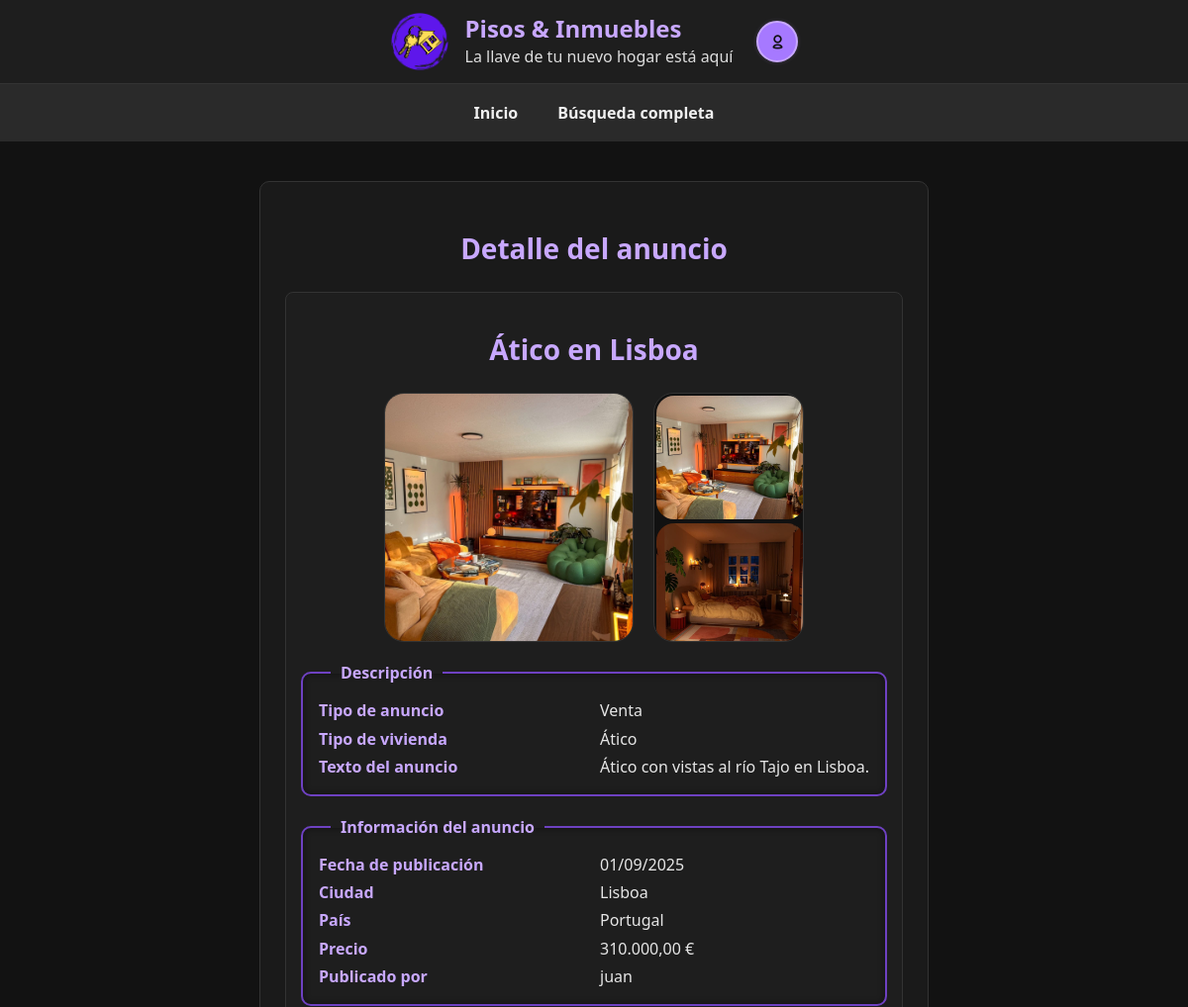
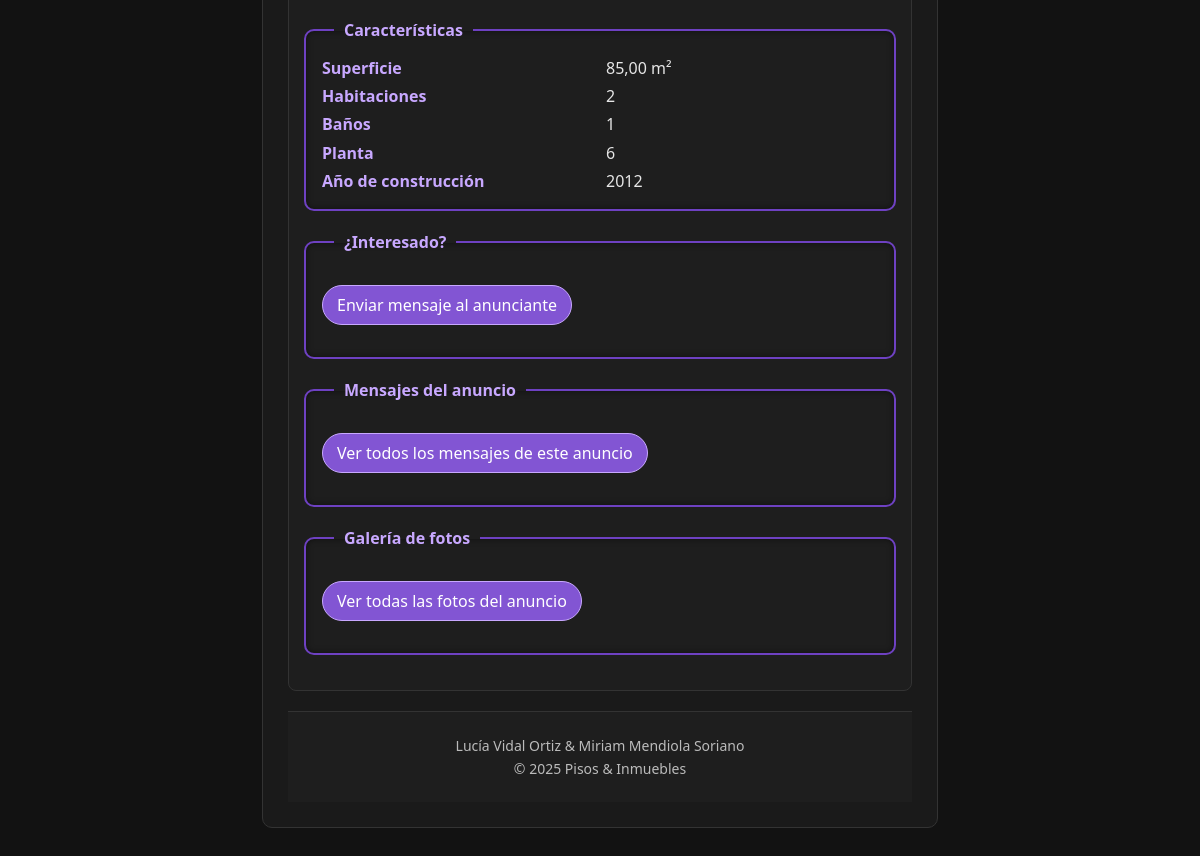
The app's page /detalle_anuncio.php?id=5 (signed in) with its own data (2 pictures, top to bottom).
### tables this page shows
CREATE TABLE `anuncios` (
  `IdAnuncio` int(10) UNSIGNED NOT NULL,
  `TAnuncio` tinyint(3) UNSIGNED NOT NULL,
  `TVivienda` tinyint(3) UNSIGNED NOT NULL,
  `FPrincipal` varchar(255) DEFAULT NULL,
  `Alternativo` varchar(255) NOT NULL,
  `Titulo` varchar(255) NOT NULL,
  `Precio` decimal(10,2) NOT NULL,
  `Texto` text DEFAULT NULL,
  `Ciudad` varchar(100) DEFAULT NULL,
  `Pais` int(10) UNSIGNED DEFAULT NULL,
  `Superficie` decimal(10,2) DEFAULT NULL,
  `NHabitaciones` int(10) UNSIGNED DEFAULT NULL,
  `NBanyos` int(10) UNSIGNED DEFAULT NULL,
  `Planta` int(11) DEFAULT NULL,
  `Anyo` int(11) DEFAULT NULL,
  `FRegistro` datetime NOT NULL DEFAULT current_timestamp(),
  `Usuario` int(10) UNSIGNED NOT NULL
);

CREATE TABLE `fotos` (
  `IdFoto` int(10) UNSIGNED NOT NULL,
  `Titulo` varchar(255) DEFAULT NULL,
  `Foto` varchar(255) NOT NULL,
  `Alternativo` varchar(255) NOT NULL,
  `Anuncio` int(10) UNSIGNED NOT NULL
);

CREATE TABLE `tiposanuncios` (
  `IdTAnuncio` tinyint(3) UNSIGNED NOT NULL,
  `NomTAnuncio` varchar(50) NOT NULL
);

CREATE TABLE `tiposviviendas` (
  `IdTVivienda` tinyint(3) UNSIGNED NOT NULL,
  `NomTVivienda` varchar(50) NOT NULL
);

CREATE TABLE `paises` (
  `IdPais` int(10) UNSIGNED NOT NULL,
  `NomPais` varchar(100) NOT NULL
);

CREATE TABLE `usuarios` (
  `IdUsuario` int(10) UNSIGNED NOT NULL,
  `NomUsuario` varchar(15) NOT NULL,
  `Clave` varchar(255) NOT NULL,
  `Email` varchar(254) NOT NULL,
  `Sexo` tinyint(3) UNSIGNED DEFAULT NULL,
  `FNacimiento` date DEFAULT NULL,
  `Ciudad` varchar(100) DEFAULT NULL,
  `Pais` int(10) UNSIGNED DEFAULT NULL,
  `Foto` varchar(255) DEFAULT NULL,
  `FRegistro` datetime NOT NULL DEFAULT current_timestamp(),
  `Estilo` int(10) UNSIGNED DEFAULT NULL
);

### detalle_anuncio.php (called while the page is built, shortened)
<?php
require_once("cabecera.inc");
require_once("inicio.inc");
$id = isset($_GET['id']) ? (int)$_GET['id'] : 0;
$mysqli = obtenerConexion();
$sql = "SELECT
            a.IdAnuncio,
            a.TAnuncio,
            ta.NomTAnuncio,
            a.TVivienda,
            tv.NomTVivienda,
            a.FPrincipal,
            a.Alternativo,
            a.Titulo,
            a.Texto,
            a.FRegistro,
            a.Ciudad,
            p.NomPais AS NomPais,
            a.Precio,
            a.Superficie,
            a.NHabitaciones,
            a.NBanyos,
            a.Planta,
            a.Anyo,
            a.Usuario,
            u.NomUsuario
        FROM Anuncios a
        LEFT JOIN TiposAnuncios  ta ON a.TAnuncio  = ta.IdTAnuncio
        LEFT JOIN TiposViviendas tv ON a.TVivienda = tv.IdTVivienda
        LEFT JOIN Paises         p  ON a.Pais      = p.IdPais
        LEFT JOIN Usuarios       u  ON a.Usuario   = u.IdUsuario
        WHERE a.IdAnuncio = $id";
$result = $mysqli->query($sql);
$anuncio = $result->fetch_assoc();
$fotos_secundarias = [];
$sqlFotos = "SELECT Foto, Alternativo
             FROM Fotos
             WHERE Anuncio = $id
             ORDER BY IdFoto";
if ($resFotos = $mysqli->query($sqlFotos)) {
    while ($filaFoto = $resFotos->fetch_assoc()) {
        $fotos_secundarias[] = $filaFoto;
    }
}
$fotoPrincipal = $anuncio['FPrincipal'] ?? '';
$tipoVivienda  = $anuncio['NomTVivienda'] ?? '';
$ciudad        = $anuncio['Ciudad'] ?? '';
$pais          = $anuncio['NomPais'] ?? '';
$precio        = $anuncio['Precio'];
$precioFmt = is_null($precio) ? '' : number_format($precio, 2, ',', '.') . ' €';
$titulo        = htmlspecialchars($anuncio['Titulo']        ?? '', ENT_QUOTES, 'UTF-8');
$tipoAnuncio   = htmlspecialchars($anuncio['NomTAnuncio']   ?? '', ENT_QUOTES, 'UTF-8');
$tipoViviendaH = htmlspecialchars($tipoVivienda             ?? '', ENT_QUOTES, 'UTF-8');
$texto         = htmlspecialchars($anuncio['Texto']         ?? '', ENT_QUOTES, 'UTF-8');
$fechaRaw      = $anuncio['FRegistro'];
$fechaPub      = $fechaRaw ? date('d/m/Y', strtotime($fechaRaw)) : '';
$ciudadH       = htmlspecialchars($ciudad ?? '', ENT_QUOTES, 'UTF-8');
$paisH         = htmlspecialchars($pais   ?? '', ENT_QUOTES, 'UTF-8');
$precioH       = $precioFmt;
$usuarioPub    = htmlspecialchars($anuncio['NomUsuario'] ?? '', ENT_QUOTES, 'UTF-8');
$superficie    = $anuncio['Superficie'];
$habitaciones  = $anuncio['NHabitaciones'];
$banyos        = $anuncio['NBanyos'];
$planta        = $anuncio['Planta'];
$anyo          = $anuncio['Anyo'];
$fotoPrincipalH = htmlspecialchars($fotoPrincipal ?? '', ENT_QUOTES, 'UTF-8');
$altPrincipal   = htmlspecialchars($anuncio['Alternativo'] ?? 'Foto principal del anuncio', ENT_QUOTES, 'UTF-8');
$enlaceMensaje = true;
$enlaceFotos   = true;
require("mostrar_anuncio.inc.php");
require_once("footer.inc");
?>

### mostrar_anuncio.inc.php (the view)
<article>
  <h2><?php echo $titulo; ?></h2>
  <div class="imagenes">
    <div class="imagen_principal">
      <?php if (!empty($fotoPrincipalH)) { ?>
        <img src="<?php echo $fotoPrincipalH; ?>" alt="<?php echo $altPrincipal; ?>">
      <?php } else { ?>
        <img src="img/foto_piso.jpg" alt="Foto principal no disponible">
      <?php } ?>
    </div>
    <div class="imagen_secundaria">
      <?php if (!empty($fotos_secundarias)): ?>
        <?php foreach ($fotos_secundarias as $f):
          $fichero = htmlspecialchars($f['Foto'] ?? '', ENT_QUOTES, 'UTF-8');
          $altSec  = htmlspecialchars($f['Alternativo'] ?? 'Foto adicional', ENT_QUOTES, 'UTF-8');
        ?>
          <img src="<?php echo $fichero; ?>" alt="<?php echo $altSec; ?>">
        <?php endforeach; ?>
      <?php else: ?>
        <p>No hay fotos adicionales para este anuncio.</p>
      <?php endif; ?>
    </div>
  </div>
  <fieldset>
    <legend>Descripción</legend>
    <dl>
      <dt>Tipo de anuncio</dt>
      <dd><?php echo $tipoAnuncio; ?></dd>
      <dt>Tipo de vivienda</dt>
      <dd><?php echo $tipoViviendaH; ?></dd>
      <dt>Texto del anuncio</dt>
      <dd><?php echo nl2br($texto); ?></dd>
    </dl>
  </fieldset>
  <fieldset>
    <legend>Información del anuncio</legend>
    <dl>
      <dt>Fecha de publicación</dt>
      <dd><?php echo htmlspecialchars($fechaPub, ENT_QUOTES, 'UTF-8'); ?></dd>
      <dt>Ciudad</dt>
      <dd><?php echo $ciudadH; ?></dd>
      <dt>País</dt>
      <dd><?php echo $paisH; ?></dd>
      <dt>Precio</dt>
      <dd><?php echo htmlspecialchars($precioH, ENT_QUOTES, 'UTF-8'); ?></dd>
      <dt>Publicado por</dt>
      <dd><?php echo $usuarioPub; ?></dd>
    </dl>
  </fieldset>
  <fieldset>
    <legend>Características</legend>
    <dl>
      <?php if (!is_null($superficie)): ?>
        <dt>Superficie</dt>
        <dd><?php echo htmlspecialchars(number_format($superficie, 2, ',', '.') . ' m²', ENT_QUOTES, 'UTF-8'); ?></dd>
      <?php endif; ?>
      <?php if (!is_null($habitaciones)): ?>
        <dt>Habitaciones</dt>
        <dd><?php echo (int)$habitaciones; ?></dd>
      <?php endif; ?>
      <?php if (!is_null($banyos)): ?>
        <dt>Baños</dt>
        <dd><?php echo (int)$banyos; ?></dd>
      <?php endif; ?>
      <?php if (!is_null($planta)): ?>
        <dt>Planta</dt>
        <dd><?php echo htmlspecialchars($planta, ENT_QUOTES, 'UTF-8'); ?></dd>
      <?php endif; ?>
      <?php if (!is_null($anyo)): ?>
        <dt>Año de construcción</dt>
        <dd><?php echo (int)$anyo; ?></dd>
      <?php endif; ?>
    </dl>
  </fieldset>
  <?php if(isset($enlaceMensaje) && $enlaceMensaje): ?>
  <fieldset>
    <legend>¿Interesado?</legend>
    <p>
      <a class="enlaces" href="enviar_mensaje.php?id=<?php echo $id; ?>">
        Enviar mensaje al anunciante
      </a>
    </p>
  </fieldset>
  <?php endif; ?>
  <fieldset>
    <legend>Mensajes del anuncio</legend>
    <p>
      <a class="enlaces" href="mensajes.php?id=<?php echo $id; ?>">
        Ver todos los mensajes de este anuncio
      </a>
    </p>
  </fieldset>
  <?php if(isset($enlaceFotos) && $enlaceFotos): ?>
  <fieldset>
    <legend>Galería de fotos</legend>
    <p>
      <a class="enlaces" href="ver_fotos.php?id=<?php echo $id; ?>">Ver todas las fotos del anuncio</a>
    </p>
  </fieldset>
  <?php endif; ?>
</article>

### modo-oscuro.css (style rules this page uses)
html { background-color: #121212; font-family: 'Segoe UI', Tahoma, Geneva, Verdana, sans-serif; color: #f0f0f0; }
html, body { height: 100%; margin: 0; padding: 0; display: flex; flex-direction: column; overflow-x: hidden; }
main.contenido h2 { text-align: center; color: #c8a8ff; font-size: 28px; margin-bottom: 25px; }
main.contenido article { background-color: #1e1e1e; border: 1px solid #333; border-radius: 8px; padding: 15px; margin-bottom: 20px; color: #ddd; transition: transform 0.2s ease, box-shadow 0.3s ease; }
.imagen_principal { border-radius: 20px; width: 250px; height: 250px; overflow: hidden; background-color: #111; border: 1px solid #333; }
.imagen_principal img { width: 100%; height: 100%; object-fit: cover; border-radius: 15px; filter: none; opacity: 1; display: block; }
.imagenes { display: flex; justify-content: center; align-items: stretch; gap: 20px; margin: 20px 0; }
.imagen_secundaria { display: flex; flex-direction: column; justify-content: space-between; width: 150px; height: 250px; border-radius: 20px; overflow: hidden; background-color: #111; border: 1px solid #333; }
.imagen_secundaria img { padding: 2px; width: 100%; height: 50%; object-fit: cover; border-radius: 20px; filter: none; }
a.enlaces { display: inline-block; text-decoration: none; color: #fff; background-color: #8255d3; padding: 8px 14px; border-radius: 500px; border: 1px solid #c8a8ff; transition: all 0.2s ease; }
fieldset { border: 2px solid #6e41c2; border-radius: 10px; padding: 16px; margin: 20px 0; background-color: #1e1e1e; box-sizing: border-box; box-shadow: 0 0 6px rgba(0,0,0,0.5) inset; }
legend { padding: 0 10px; font-weight: 600; margin-left: 12px; margin-right: 12px; color: #c8a8ff; font-size: 1rem; font-weight: bold; background-color: transparent; }
dl { display: grid; grid-template-columns: 1fr 1fr; gap: 6px 12px; margin: 0; }
dt { font-weight: 600; color: #c8a8ff; }
dd { margin: 0; color: #e6e6e6; line-height: 1.4; }

### accesible.css (style rules this page uses)
html { background-color: #ffffff; color: #000000; font-family: "Comic Neue", "Verdana", "Arial Rounded MT", sans-serif; font-size: 18px; line-height: 1.7; }
.contenido p, .contenido li { max-width: 80ch; text-align: left; margin-bottom: 1.3em; }
.contenido h2 { background-color: #0055cc; color: #ffff00; text-align: center; padding: 8px; border-radius: 6px; }
a.enlaces { background-color: #0055cc; color: #ffffff; border: 2px solid #000000; border-radius: 999px; padding: 8px 14px; font-weight: bold; text-decoration: underline; transition: all 0.25s ease; }
fieldset { border: 3px solid #000000; border-radius: 10px; padding: 16px; margin: 20px 0; background-color: #ffff00; }
legend { background-color: #0055cc; color: #ffffff; padding: 0 10px; border-radius: 4px; font-weight: bold; }
.imagenes { display: flex; justify-content: center; align-items: stretch; gap: 20px; margin: 20px 0; }
.imagen_principal { width: 250px; height: 250px; border-radius: 20px; overflow: hidden; }
.imagen_principal img { width: 100%; height: 100%; object-fit: cover; border-radius: 15px; }
.imagen_secundaria { display: flex; flex-direction: column; justify-content: space-between; width: 150px; height: 250px; border-radius: 20px; overflow: hidden; }
.imagen_secundaria img { padding: 2px; width: 100%; height: 50%; object-fit: cover; border-radius: 20px; }
* { color: #000000 !important; border-color: #000000 !important; }
button, input[type="button"], input[type="submit"], a.enlaces, .a_identificarse a, .a_identificarse .btn { background-color: #000000 !important; color: #ffff00 !important; border: 2px solid #000000 !important; font-weight: bold; }
h1, h2 { color: #ffff00 !important; background-color: #0055cc !important; }
section, article, main, fieldset { background-color: #ffffff !important; border-color: #000000 !important; color: #000000 !important; }
a { color: #0055cc !important; text-decoration: underline !important; }
fieldset { background-color: #ffff00 !important; border: 3px solid #000000 !important; }
legend { background-color: #0055cc !important; color: #ffffff !important; border-radius: 4px !important; }
html { font-size: 20px !important; line-height: 1.8 !important; }
h2 { font-size: 1.8rem !important; }
p, li, dd, dt, label { font-size: 1.1rem !important; }
p, ul, ol, dl, fieldset { margin-bottom: 1.2em !important; }
section, article { margin-bottom: 2em !important; }

### records on screen
anuncios: Titulo "Ático en Lisboa", FPrincipal (picture), TAnuncio.NomTAnuncio "Venta", TVivienda.NomTVivienda "Ático", Texto "Ático con vistas al río Tajo en Lisboa.", FRegistro "01/09/2025", Ciudad "Lisboa", Pais.NomPais "Portugal", Precio "310.000,00 €", Usuario.NomUsuario "juan", Superficie "85,00 m²", NHabitaciones "2", NBanyos "1", Planta "6", Anyo "2012"
fotos: Foto (picture)
fotos: Foto (picture)

### other values on screen
$title "Detalle del anuncio"
